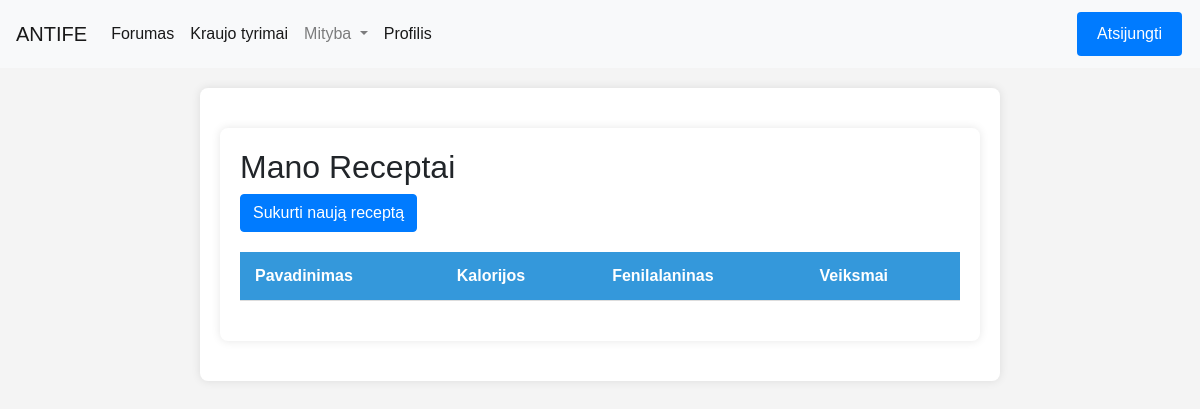
The page /mityba/manoreceptai_list/ (signed in) on the database as committed earlier.
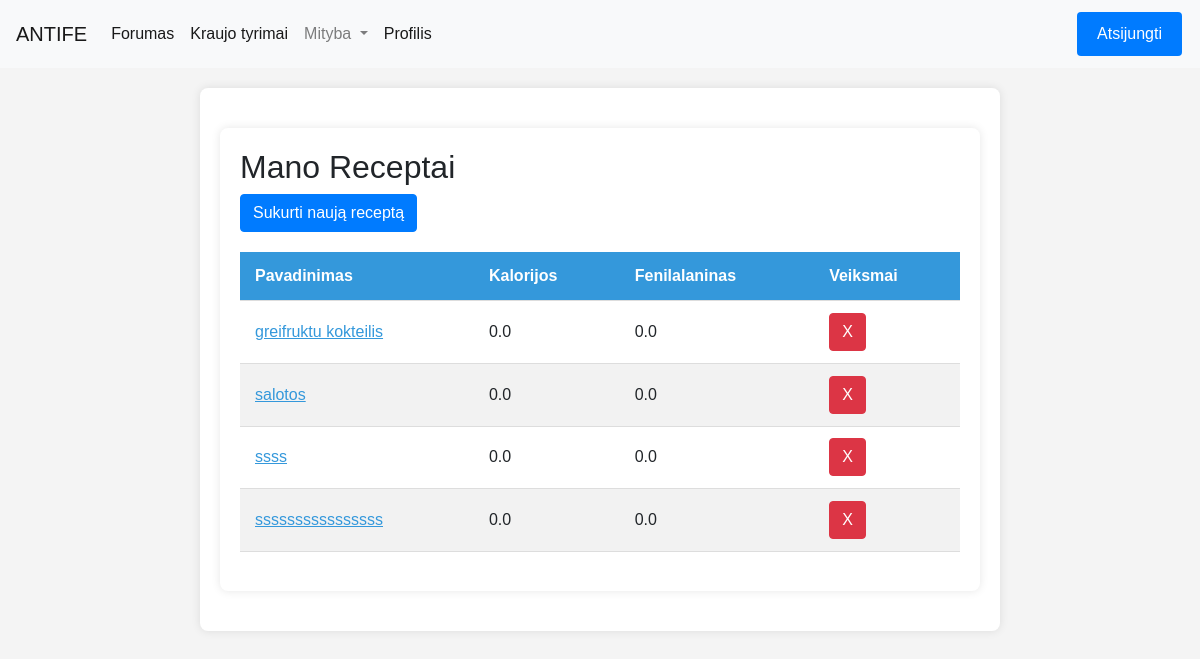
The same page on the database as committed later.
### homepage/models.py (models this page shows)
class Receptai(models.Model):
    kalorijos = models.FloatField(default=0.0)
    pavadinimas = models.CharField(max_length=255)
    fenilalaninas = models.FloatField(default=0.0)
    baltymai = models.FloatField(default=0.0)
    aprasas = models.CharField(max_length=255)

### Mityba/views.py (the view)
# urls.py: path('manoreceptai_list/', views.manoreceptai_list, name='manoreceptai_list'),
@login_required
def manoreceptai_list(request):
    current_user = request.user
    try:
        naudotojas = Naudotojai.objects.get(user=current_user)
        user_recipe_ids = Naudotojo_receptai.objects.filter(fk_Naudotojasid_Naudotojas=naudotojas).values_list('fk_Receptasid_Receptas', flat=True)
        receptai_list = Receptai.objects.filter(id__in=user_recipe_ids)
    except Naudotojai.DoesNotExist:
        receptai_list = []
    return render(request, 'ManoReceptai.html', {'manoreceptai_list': receptai_list})

### Mityba/templates/ManoReceptai.html (shortened to what this page needs)
{% extends "base.html" %}
{% block content %}
    <div class="container">
        <h2>Mano Receptai</h2>
        <a href="{% url 'mityba:create_recipe' %}" class="btn btn-primary custom-button">Sukurti naują receptą</a>
        <table class="styled-table">
            <thead>
                <tr>
                    <th>Pavadinimas</th>
                    <th>Kalorijos</th>
                    <th>Fenilalaninas</th>
                    <th>Veiksmai</th>
                </tr>
            </thead>
            <tbody>
                {% for receptas in manoreceptai_list %}
                    {% if receptas.naudotojo_receptai_set.exists %}
                        <tr>
                            <td class="name-cell" data-toggle="aprasas-{{ forloop.counter }}" data-ingredientai="ingredientai-{{ forloop.counter }}">{{ receptas.pavadinimas }}</td>
                            <td>{{ receptas.kalorijos }}</td>
                            <td>{{ receptas.fenilalaninas }}</td>
                            <td>
                                <div id="remove-button-container-{{ forloop.counter }}">
                                    {% if user.is_authenticated %}
                                        <button class="btn btn-danger remove-recipe" data-id="{{ receptas.id }}">X</button>
                                    {% endif %}
                                </div>
                            </td>
                        </tr>
                    {% endif %}
                {% endfor %}
            </tbody>
        </table>
    </div>
{% endblock %}

Rows that differ between the two databases and show on the page:
added Receptai: pavadinimas "greifruktu kokteilis", kalorijos "0.0", fenilalaninas "0.0"
added Receptai: pavadinimas "salotos", kalorijos "0.0", fenilalaninas "0.0"
added Receptai: pavadinimas "ssss", kalorijos "0.0", fenilalaninas "0.0"
added Receptai: pavadinimas "ssssssssssssssss", kalorijos "0.0", fenilalaninas "0.0"
